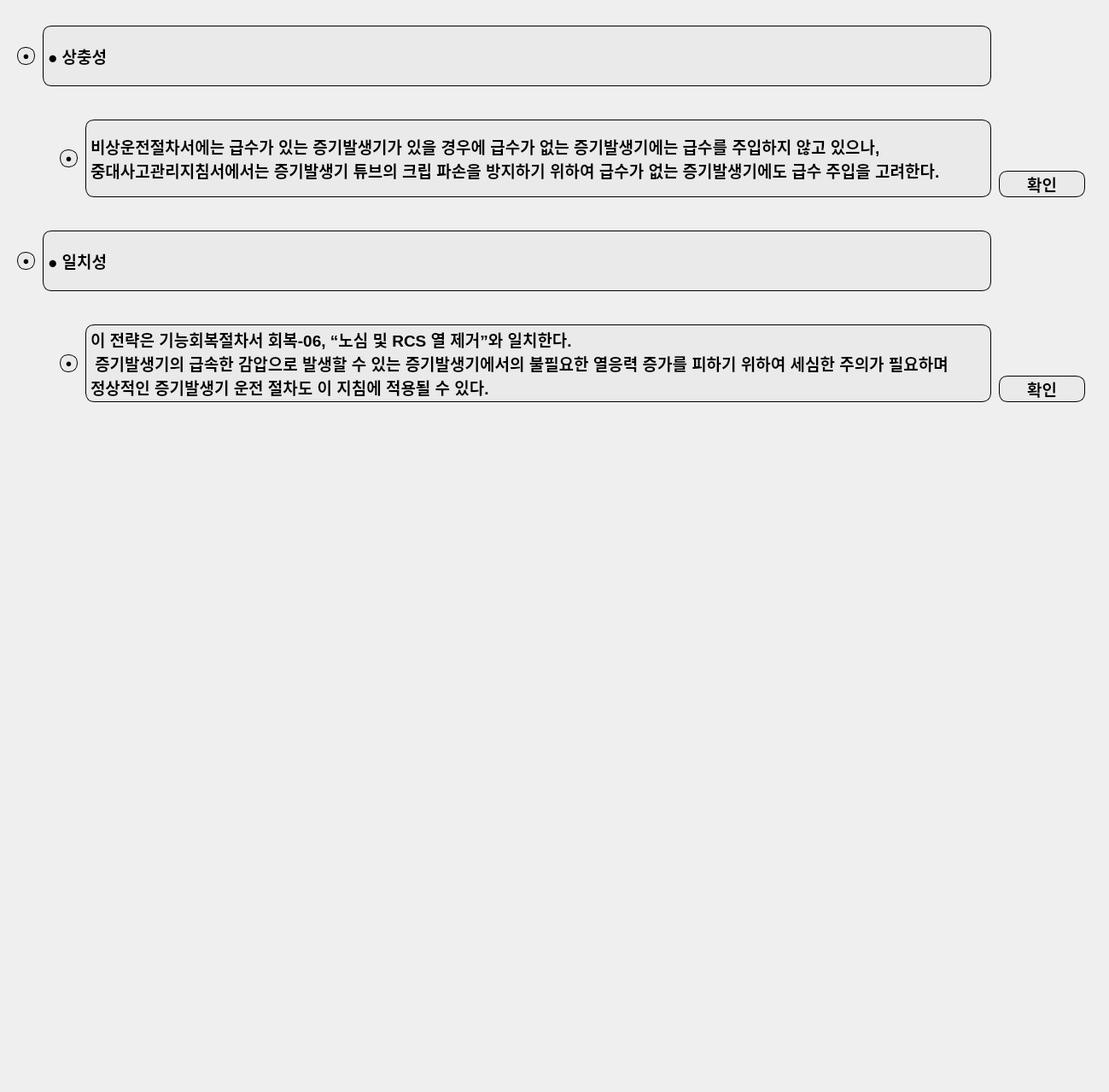
     <widget class="QWidget" name="sa_7_w_10">
      <property name="geometry">
       <rect>
        <x>0</x>
        <y>0</y>
        <width>1299</width>
        <height>1279</height>
       </rect>
      </property>
      <widget class="QPushButton" name="pushButton_52">
       <property name="geometry">
        <rect>
         <x>1170</x>
         <y>200</y>
         <width>101</width>
         <height>31</height>
        </rect>
       </property>
       <property name="font">
        <font>
         <family>Arial</family>
         <pointsize>14</pointsize>
         <weight>75</weight>
         <bold>true</bold>
        </font>
       </property>
       <property name="styleSheet">
        <string notr="true">border-top-left-radius: 10px;
border-top-right-radius: 10px;
border-bottom-right-radius: 10px;
border-bottom-left-radius: 10px;
background-color: rgb(234, 234, 234);
border: 1px solid black;</string>
       </property>
       <property name="text">
        <string>확인</string>
       </property>
      </widget>
      <widget class="QPushButton" name="pushButton_53">
       <property name="geometry">
        <rect>
         <x>20</x>
         <y>55</y>
         <width>21</width>
         <height>21</height>
        </rect>
       </property>
       <property name="font">
        <font>
         <pointsize>10</pointsize>
        </font>
       </property>
       <property name="styleSheet">
        <string notr="true">border-top-left-radius: 10px;
border-top-right-radius: 10px;
border-bottom-right-radius: 10px;
border-bottom-left-radius: 10px;
background-color: rgb(234, 234, 234);
border: 1px solid black;</string>
       </property>
       <property name="text">
        <string>●</string>
       </property>
      </widget>
      <widget class="QPushButton" name="pushButton_54">
       <property name="geometry">
        <rect>
         <x>70</x>
         <y>175</y>
         <width>21</width>
         <height>21</height>
        </rect>
       </property>
       <property name="font">
        <font>
         <pointsize>10</pointsize>
        </font>
       </property>
       <property name="styleSheet">
        <string notr="true">border-top-left-radius: 10px;
border-top-right-radius: 10px;
border-bottom-right-radius: 10px;
border-bottom-left-radius: 10px;
background-color: rgb(234, 234, 234);
border: 1px solid black;</string>
       </property>
       <property name="text">
        <string>●</string>
       </property>
      </widget>
      <widget class="QPushButton" name="pushButton_56">
       <property name="geometry">
        <rect>
         <x>70</x>
         <y>415</y>
         <width>21</width>
         <height>21</height>
        </rect>
       </property>
       <property name="font">
        <font>
         <pointsize>10</pointsize>
        </font>
       </property>
       <property name="styleSheet">
        <string notr="true">border-top-left-radius: 10px;
border-top-right-radius: 10px;
border-bottom-right-radius: 10px;
border-bottom-left-radius: 10px;
background-color: rgb(234, 234, 234);
border: 1px solid black;</string>
       </property>
       <property name="text">
        <string>●</string>
       </property>
      </widget>
      <widget class="QPushButton" name="pushButton_58">
       <property name="geometry">
        <rect>
         <x>1170</x>
         <y>440</y>
         <width>101</width>
         <height>31</height>
        </rect>
       </property>
       <property name="font">
        <font>
         <family>Arial</family>
         <pointsize>14</pointsize>
         <weight>75</weight>
         <bold>true</bold>
        </font>
       </property>
       <property name="styleSheet">
        <string notr="true">border-top-left-radius: 10px;
border-top-right-radius: 10px;
border-bottom-right-radius: 10px;
border-bottom-left-radius: 10px;
background-color: rgb(234, 234, 234);
border: 1px solid black;</string>
       </property>
       <property name="text">
        <string>확인</string>
       </property>
      </widget>
      <widget class="QPushButton" name="pushButton_62">
       <property name="geometry">
        <rect>
         <x>20</x>
         <y>295</y>
         <width>21</width>
         <height>21</height>
        </rect>
       </property>
       <property name="font">
        <font>
         <pointsize>10</pointsize>
        </font>
       </property>
       <property name="styleSheet">
        <string notr="true">border-top-left-radius: 10px;
border-top-right-radius: 10px;
border-bottom-right-radius: 10px;
border-bottom-left-radius: 10px;
background-color: rgb(234, 234, 234);
border: 1px solid black;</string>
       </property>
       <property name="text">
        <string>●</string>
       </property>
      </widget>
      <widget class="QLabel" name="pur_title_14">
       <property name="geometry">
        <rect>
         <x>50</x>
         <y>30</y>
         <width>1111</width>
         <height>71</height>
        </rect>
       </property>
       <property name="font">
        <font>
         <family>Arial</family>
         <pointsize>14</pointsize>
         <weight>75</weight>
         <bold>true</bold>
        </font>
       </property>
       <property name="styleSheet">
        <string notr="true">border-top-left-radius: 10px;
border-top-right-radius: 10px;
border-bottom-right-radius: 10px;
border-bottom-left-radius: 10px;
background-color: rgb(234, 234, 234);
border: 1px solid black;</string>
       </property>
       <property name="text">
        <string>● 상충성</string>
       </property>
       <property name="wordWrap">
        <bool>true</bool>
       </property>
      </widget>
      <widget class="QLabel" name="pur_title_13">
       <property name="geometry">
        <rect>
         <x>100</x>
         <y>140</y>
         <width>1061</width>
         <height>91</height>
        </rect>
       </property>
       <property name="font">
        <font>
         <family>Arial</family>
         <pointsize>14</pointsize>
         <weight>75</weight>
         <bold>true</bold>
        </font>
       </property>
       <property name="styleSheet">
        <string notr="true">border-top-left-radius: 10px;
border-top-right-radius: 10px;
border-bottom-right-radius: 10px;
border-bottom-left-radius: 10px;
background-color: rgb(234, 234, 234);
border: 1px solid black;</string>
       </property>
       <property name="text">
        <string>비상운전절차서에는 급수가 있는 증기발생기가 있을 경우에 급수가 없는 증기발생기에는 급수를 주입하지 않고 있으나, 중대사고관리지침서에서는 증기발생기 튜브의 크립 파손을 방지하기 위하여 급수가 없는 증기발생기에도 급수 주입을 고려한다.</string>
       </property>
       <property name="wordWrap">
        <bool>true</bool>
       </property>
      </widget>
      <widget class="QLabel" name="pur_title_15">
       <property name="geometry">
        <rect>
         <x>50</x>
         <y>270</y>
         <width>1111</width>
         <height>71</height>
        </rect>
       </property>
       <property name="font">
        <font>
         <family>Arial</family>
         <pointsize>14</pointsize>
         <weight>75</weight>
         <bold>true</bold>
        </font>
       </property>
       <property name="styleSheet">
        <string notr="true">border-top-left-radius: 10px;
border-top-right-radius: 10px;
border-bottom-right-radius: 10px;
border-bottom-left-radius: 10px;
background-color: rgb(234, 234, 234);
border: 1px solid black;</string>
       </property>
       <property name="text">
        <string>● 일치성</string>
       </property>
       <property name="wordWrap">
        <bool>true</bool>
       </property>
      </widget>
      <widget class="QLabel" name="pur_title_16">
       <property name="geometry">
        <rect>
         <x>100</x>
         <y>380</y>
         <width>1061</width>
         <height>91</height>
        </rect>
       </property>
       <property name="font">
        <font>
         <family>Arial</family>
         <pointsize>14</pointsize>
         <weight>75</weight>
         <bold>true</bold>
        </font>
       </property>
       <property name="styleSheet">
        <string notr="true">border-top-left-radius: 10px;
border-top-right-radius: 10px;
border-bottom-right-radius: 10px;
border-bottom-left-radius: 10px;
background-color: rgb(234, 234, 234);
border: 1px solid black;</string>
       </property>
       <property name="text">
        <string>이 전략은 기능회복절차서 회복-06, “노심 및 RCS 열 제거”와 일치한다.
 증기발생기의 급속한 감압으로 발생할 수 있는 증기발생기에서의 불필요한 열응력 증가를 피하기 위하여 세심한 주의가 필요하며 정상적인 증기발생기 운전 절차도 이 지침에 적용될 수 있다.</string>
       </property>
       <property name="wordWrap">
        <bool>true</bool>
       </property>
      </widget>
     </widget>
